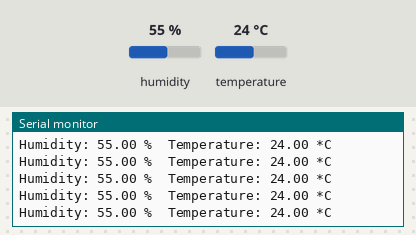
Bench run of a sketch on a simulated Arduino Mega 2560, built with avr-gcc and run on an emulated ATmega2560. Parts: the last lines printed to the serial monitor. The test bench sets the inputs (shaded band); at power-on: humidity 55 %, temperature 24 °C.

Above: at 2.8 s.
2.9 s: humidity set to 22 %
At 4.21 s:
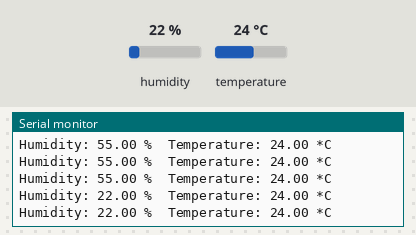
8.9 s: temperature set to 12 °C
At 8.95 s:
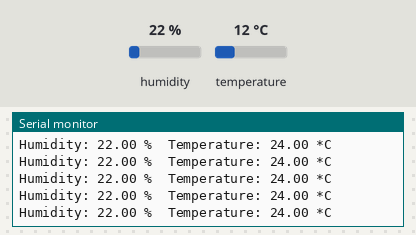
14.9 s: humidity set to 40 %
At 14.96 s:
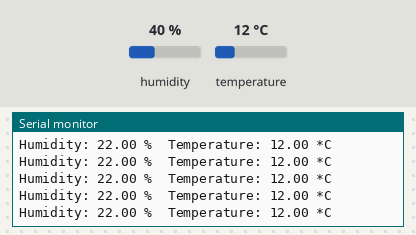
Timing chart, 0 to 17.9 s (numbered marks = the images above; inputs shaded):
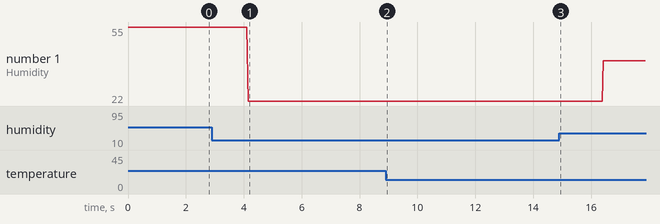

Measured:
- after the input at 2.9 s, the serial monitor: prints a new line after 1.2 s (image 1)
- plotted number 1: 22 → 40 after the input at 14.9 s

The sketch:

humid.ino
```cpp
// sample code for the AOSONG AM2302 Temperature & Humidity Sensor
// bought from elecrow; code from
// http://www.elecrow.com/download/DHT-sensor-library-master.zip

/* PIN CONNECTIONS: from left (top view) to right on the senor

   |AM2302|  MEGA |
   |------|-------|
   | 1    |  5V   |
   | 2    |  PWM2 |
   | 4    |  GND  |
   NOTE: Connect a 10K resistor from pin 2 (data) to pin 1 (power) of the sensor
 */

// Written by ladyada, public domain
#include "DHT.h"

#define DHTTYPE DHT22   // DHT 22  (AM2302) sensor type
#define DHTPIN 2        // the data pin the sensor is connected to

DHT dht(DHTPIN, DHTTYPE);

void setup() {

  Serial.begin(9600);
  Serial.println("DHT22 test!");

  dht.begin();
}

void loop() {
  // Reading temperature or humidity takes about 250 milliseconds!
  // Sensor readings may also be up to 2 seconds 'old' (its a very slow sensor)
  float h = dht.readHumidity();
  float t = dht.readTemperature();


  // check if returns are valid, if they are NaN (not a number) then something went wrong!
  if (isnan(t) || isnan(h)) {
    Serial.println("Failed to read from DHT");
  } else {
    Serial.print("Humidity: ");
    Serial.print(h);
    Serial.print(" %\t");
    Serial.print("Temperature: ");
    Serial.print(t);
    Serial.println(" *C");
  }
}
```
